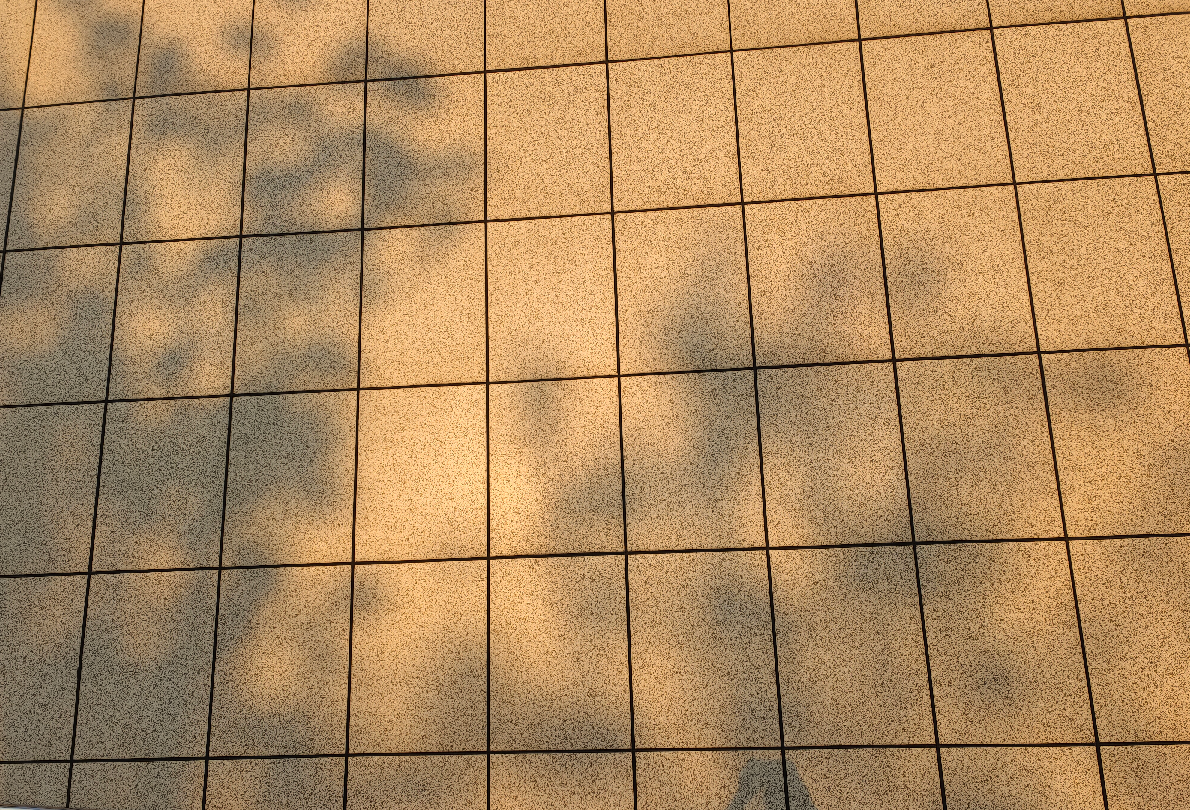
#> input picture hw2/3/30.png, 1190 x 810 px, found by its file name
$ python 1.py
#> lines starting #> are read from the running program, lines starting #| are printed output that depends on the picture; after the words box and inside, x2 and y2 are one past the last pixel; in counts of white or black regions, pixels touching at a corner belong together
import cv2
import matplotlib.pyplot as plt
import numpy as np

img_path = 'hw2\\3\\30.png'

img = cv2.imread(img_path, flags=1)
#> img is the input picture: shape (810, 1190, 3); mean B, G, R 95.4, 138.4, 174.5

imgHSV = cv2.cvtColor(img, cv2.COLOR_BGR2HSV)
#> imgHSV: shape (810, 1190, 3); mean H, S, V 16.4, 118.2, 174.5

(h, s, v) = cv2.split(imgHSV)

ksize = (5, 5)
imgGaussBlurv = cv2.GaussianBlur(v, (101, 101), sigmaX=30)
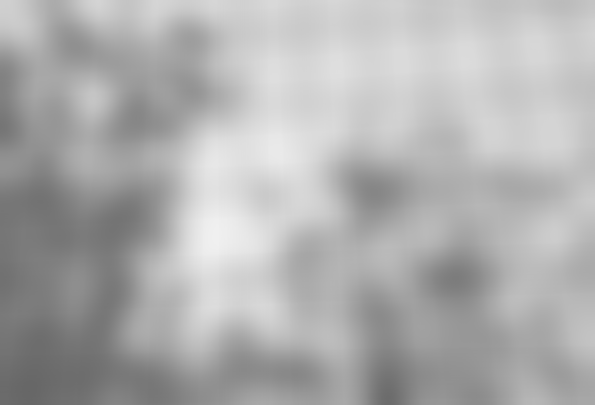
#> imgGaussBlurv: shape (810, 1190) (shown at 1/2 size); min 102, max 240, mean 174.5
img_ret = cv2.divide(v, imgGaussBlurv)
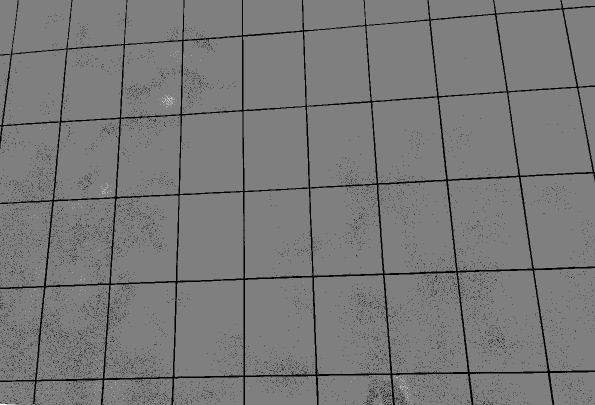
#> img_ret: shape (810, 1190) (shown at 1/2 size); min 0, max 2, mean 0.948; drawn with min black and max white
v_ret = cv2.normalize(img_ret, None, 0, 255, cv2.NORM_MINMAX)
v_ret = cv2.pow(v_ret, 2)
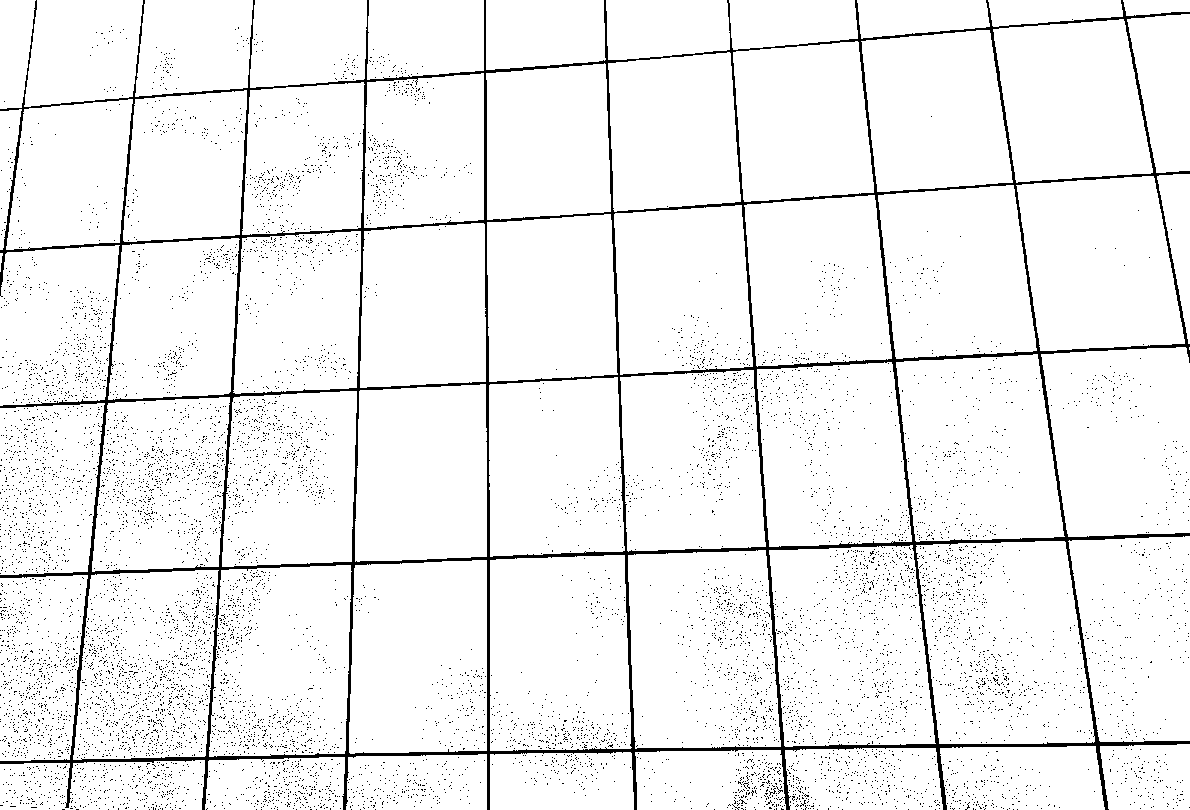
#> v_ret: shape (810, 1190); 94.8% white; 10081 black regions (10080 under 20 px), largest, box (x1, y1, x2, y2) and area: (0, 0, 1190, 810) 37032
v_ret = cv2.normalize(v_ret, None, 0, 255, cv2.NORM_MINMAX)
v_ret = v_ret.astype(np.uint8)

result = cv2.merge((h, s, v_ret))
#> result: shape (810, 1190, 3); mean H, S, V 16.4, 118.2, 241.6
result = cv2.cvtColor(result, cv2.COLOR_HSV2BGR)
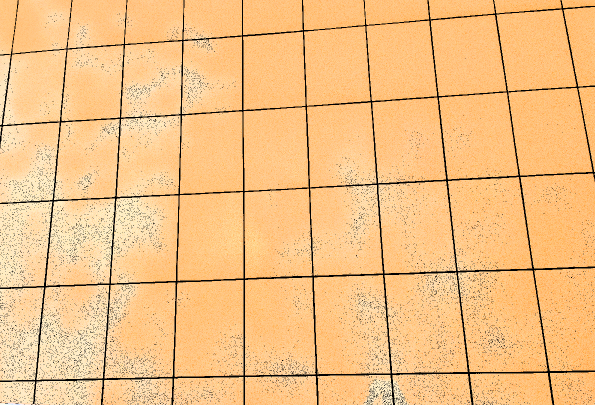
#> result: shape (810, 1190, 3) (shown at 1/2 size); mean B, G, R 131.7, 191.7, 241.6
cv2.imwrite('hw2\\3test\\30_1.png', result)
plt.figure(figsize=(9, 6))
plt.subplot(131), plt.axis('off'), plt.title('Original')
plt.imshow(cv2.cvtColor(img, cv2.COLOR_BGR2RGB))
plt.subplot(132), plt.axis('off'), plt.title('shadow')
plt.imshow(cv2.cvtColor(imgGaussBlurv, cv2.COLOR_BGR2RGB))
plt.subplot(133), plt.axis('off'), plt.title('result')
plt.imshow(cv2.cvtColor(result, cv2.COLOR_BGR2RGB))
plt.tight_layout()
plt.show()
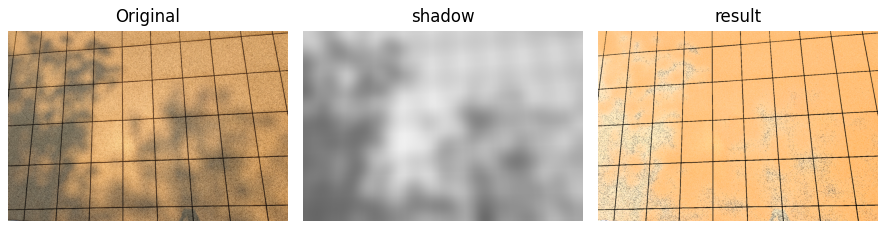
#> figure drawn by matplotlib, 3 panels

$ run again, with hw2/3/26.jpg saved as hw2/3/30.png
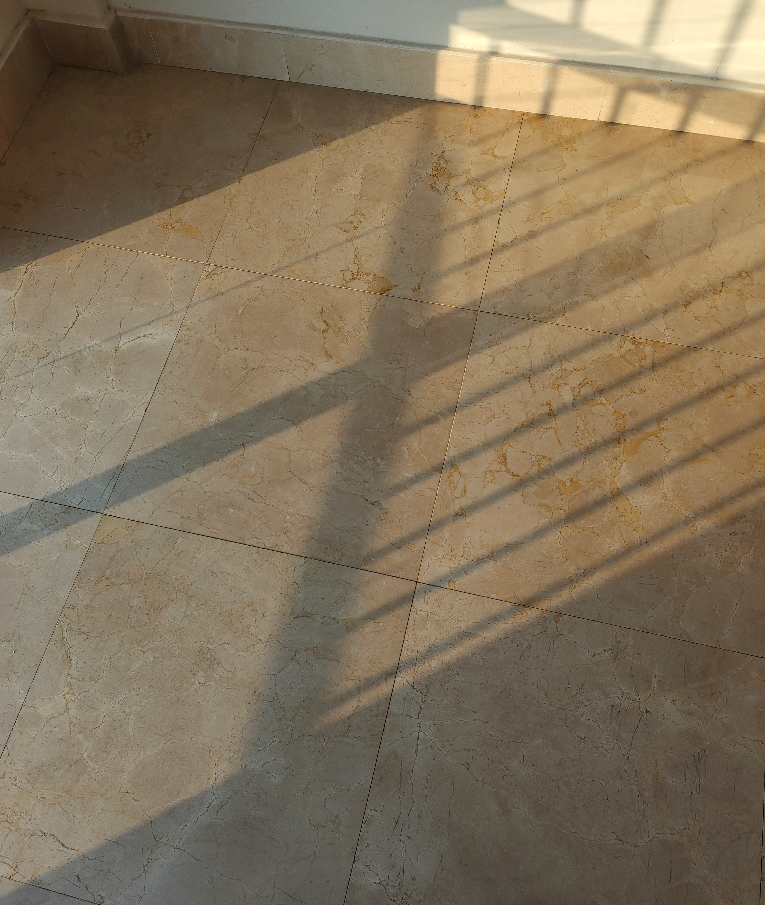
#> input picture hw2/3/26.jpg, 765 x 905 px, found by its file name
#> img is the input picture: shape (905, 765, 3); mean B, G, R 91.4, 115.3, 131.3
#> imgHSV: shape (905, 765, 3); mean H, S, V 19.5, 76.9, 131.4
#> `v_ret = cv2.pow(v_ret, 2)`:
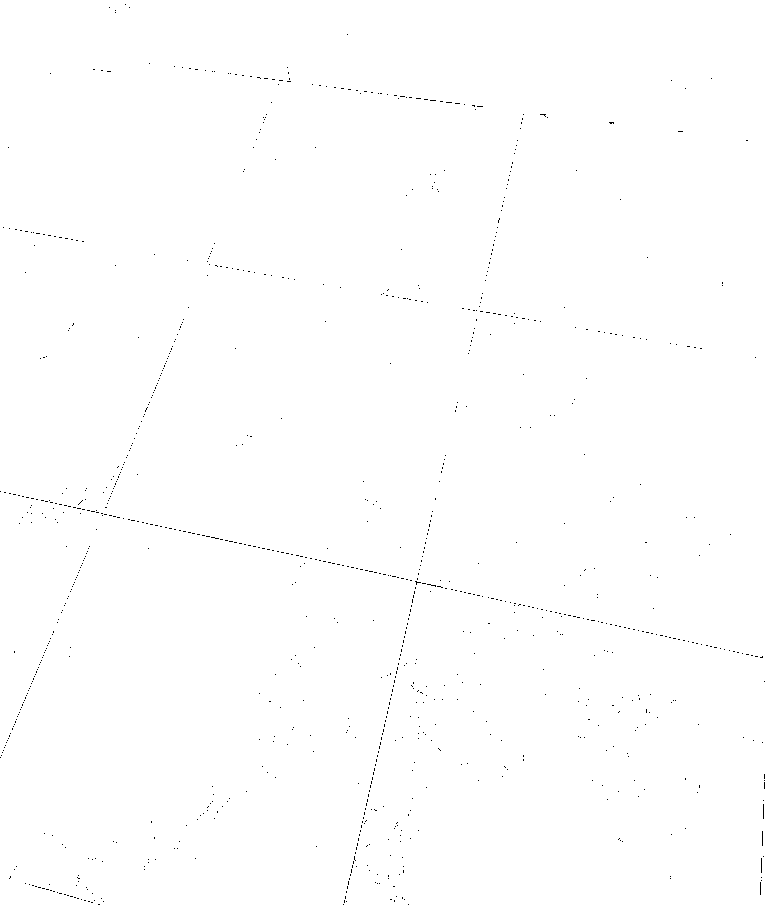
#> v_ret: shape (905, 765); 99.7% white; black in thin lines or dots
#> `plt.show()`:
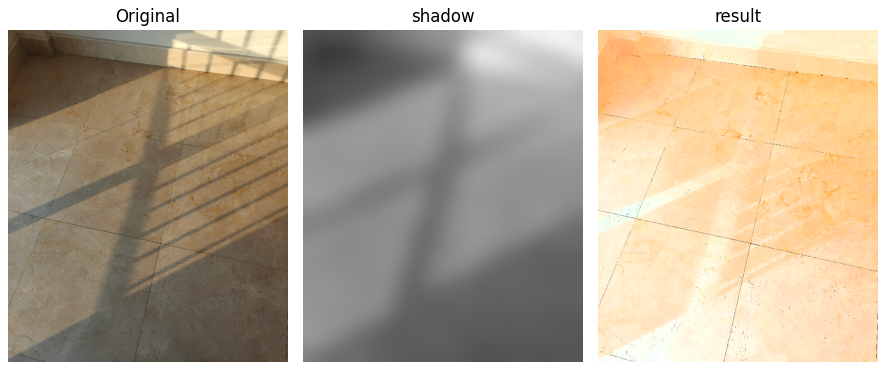
#> figure drawn by matplotlib, 3 panels
